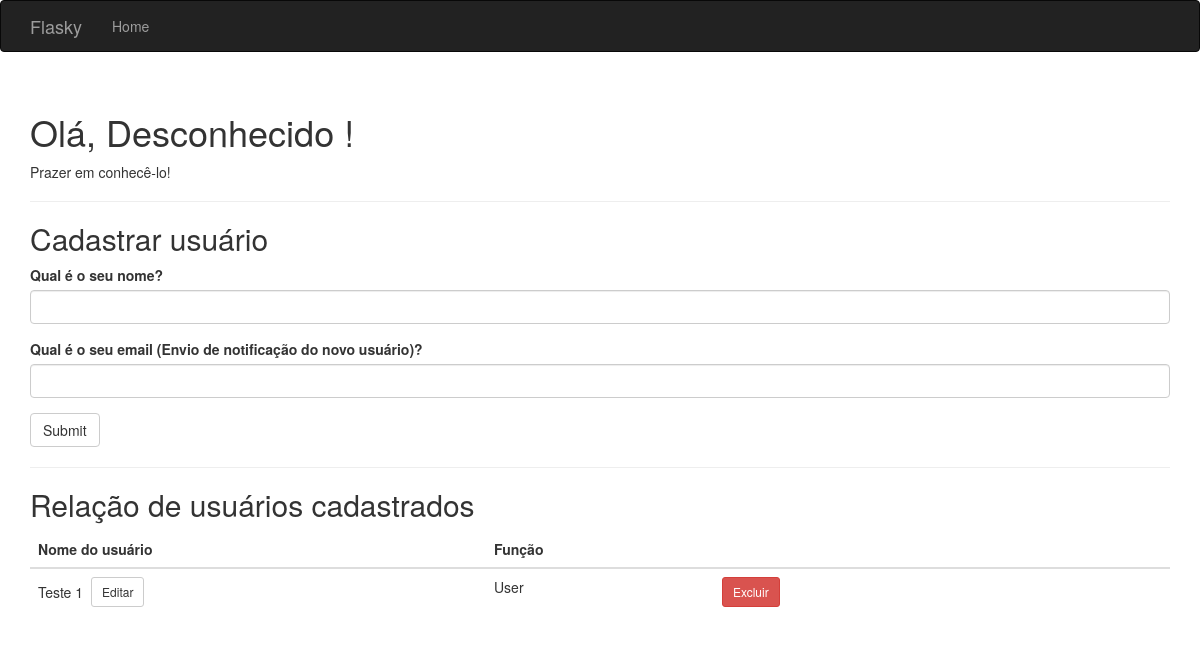
Before: / with the older database file.
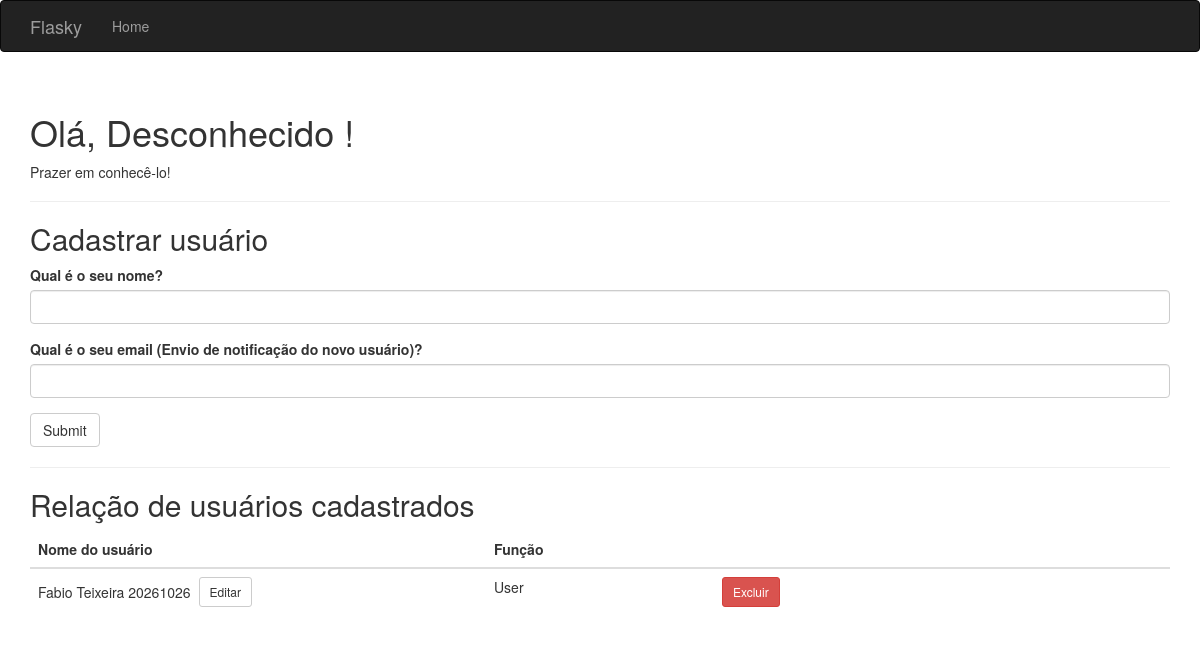
After: the same page with the newer database file.
### app/models.py (models this page shows, shortened)
class User(db.Model):
    __tablename__ = 'users'
    id = db.Column(db.Integer, primary_key=True)
    username = db.Column(
        db.String(64),
        unique=True,
        index=True,
        nullable=False
    )
    email = db.Column(
        db.String(120),
        unique=True,
        index=True,
        nullable=False
    )
    role_id = db.Column(
        db.Integer,
        db.ForeignKey('roles.id'),
        nullable=False
    )
    role = db.relationship('Role', back_populates='users')

class Role(db.Model):
    __tablename__ = 'roles'
    id = db.Column(db.Integer, primary_key=True)
    name = db.Column(db.String(64), unique=True, nullable=False)
    users = db.relationship('User', back_populates='role')

### app/main/views.py (the view, shortened to what this page needs)
@main.route('/', methods=['GET', 'POST'])
def index():
    form = NameForm()
    delete_form = DeleteUserForm()
    users = User.query.order_by(User.id.asc()).all()
    roles = Role.query.order_by(Role.name.asc()).all()
    edit_forms = {}
    for user in users:
        edit_form = EditUserForm()
        edit_form.username.data = user.username
        edit_form.email.data = user.email
        edit_form.role_id.data = user.role_id
        edit_form.role_id.choices = [
            (role.id, role.name)
            for role in roles
        ]
        edit_forms[user.id] = edit_form
    return render_template(
        'index.html',
        form=form,
        delete_form=delete_form,
        edit_forms=edit_forms,
        users=users,
        name=session.get('name'),
        known=session.get('known', False),
        email_status=session.pop('email_status', None),
        editing_id=session.get('editing_id')
    )

### app/main/forms.py
class NameForm(FlaskForm):
    name = StringField(
        'Qual é o seu nome?',
        validators=[
            DataRequired(),
            Length(min=1, max=64)
        ]
    )
    email = StringField(
        'Qual é o seu email (Envio de notificação do novo usuário)?',
        validators=[
            DataRequired(),
            Email(),
            Length(max=120)
        ]
    )
    submit = SubmitField('Submit')

class DeleteUserForm(FlaskForm):
    submit = SubmitField('Excluir')

### app/templates/index.html (shortened to what this page needs)
{% extends "base.html" %}
{% import "bootstrap/wtf.html" as wtf %}
{% block page_content %}
<div class="page-header">
    <h1>
        Olá,
        {% if name %}
            {{ name }}
        {% else %}
            Desconhecido
        {% endif %}!
    </h1>
    {% if known %}
        <p>Bom vê-lo novamente!</p>
    {% else %}
        <p>Prazer em conhecê-lo!</p>
    {% endif %}
</div>
<h2>Cadastrar usuário</h2>
{{ wtf.quick_form(form) }}
<hr>
<h2>Relação de usuários cadastrados</h2>
<table class="table table-hover">
    <colgroup>
        <col style="width: 40%;">
        <col style="width: 20%;">
        <col style="width: 40%;">
    </colgroup>
    <thead>
        <tr>
            <th>Nome do usuário</th>
            <th>Função</th>
            <th></th>
        </tr>
    </thead>
    <tbody>
        {% for user in users %}
        <tr>
            <td>
                {% if editing_id == user.id %}
                    <form method="POST"
                          action="{{ url_for('.edit_user', id=user.id) }}"
                          style="display: flex; align-items: center; gap: 6px;">
                        {{ edit_forms[user.id].hidden_tag() }}
                        <input type="hidden"
                           name="email"
                           value="{{ user.email }}">
                        <input type="hidden"
                               name="role_id"
                               value="{{ user.role_id }}">
                        {{ edit_forms[user.id].username(
                            class="form-control",
                            style="width: 215px;",
                            autocomplete="off"
                        ) }}
                        <button type="submit"
                                formaction="{{ url_for('.cancel_edit', id=user.id) }}"
                                formmethod="POST"
                                formnovalidate
                                class="btn btn-default btn-sm">
                            Cancelar
                        </button>
                        {{ edit_forms[user.id].submit(
                            value="Salvar",
                            class="btn btn-primary btn-sm"
                        ) }}
                    </form>
                {% else %}
                    <div style="display: flex; align-items: center; gap: 8px;">
                        <span>{{ user.username }}</span>
                        <form method="POST"
                              action="{{ url_for('.edit_mode', id=user.id) }}"
                              style="margin: 0;">
                            <button type="submit"
                                    class="btn btn-default btn-sm">
                                Editar
                            </button>
                        </form>
                    </div>
                {% endif %}
            </td>
            <td>
                {{ user.role.name }}
            </td>
            <td>
                <form id="delete-{{ user.id }}"
                      method="POST"
                      action="{{ url_for('.delete_user', id=user.id) }}"
                      style="display: inline;"
                      onsubmit="return confirm('Tem certeza que deseja excluir este usuário?');">
                    <button type="submit"
                            class="btn btn-danger btn-sm">
                        Excluir
                    </button>
                </form>
            </td>
        </tr>
        {% else %}
        <tr>
            <td colspan="3">
                Nenhum usuário cadastrado.
            </td>
        </tr>
        {% endfor %}
    </tbody>
</table>
{% endblock %}

### app/templates/base.html (shortened to what this page needs)
{% extends "bootstrap/base.html" %}
{% block head %}
{{ super() }}
{% endblock %}
{% block navbar %}
<div class="navbar navbar-inverse" role="navigation">
    <div class="container">
        <div class="navbar-header">
            <a class="navbar-brand" href="{{ url_for('main.index') }}">Flasky</a>
        </div>
        <div class="navbar-collapse collapse">
            <ul class="nav navbar-nav">
                <li><a href="{{ url_for('main.index') }}">Home</a></li>
            </ul>
        </div>
    </div>
</div>
{% endblock %}
{% block content %}
<div class="container">
    {% block page_content %}{% endblock %}
</div>
{% endblock %}

Changed rows visible on the page:
removed User: username "Teste 1", role.name "User"
added User: username "Fabio Teixeira 20261026", role.name "User"
